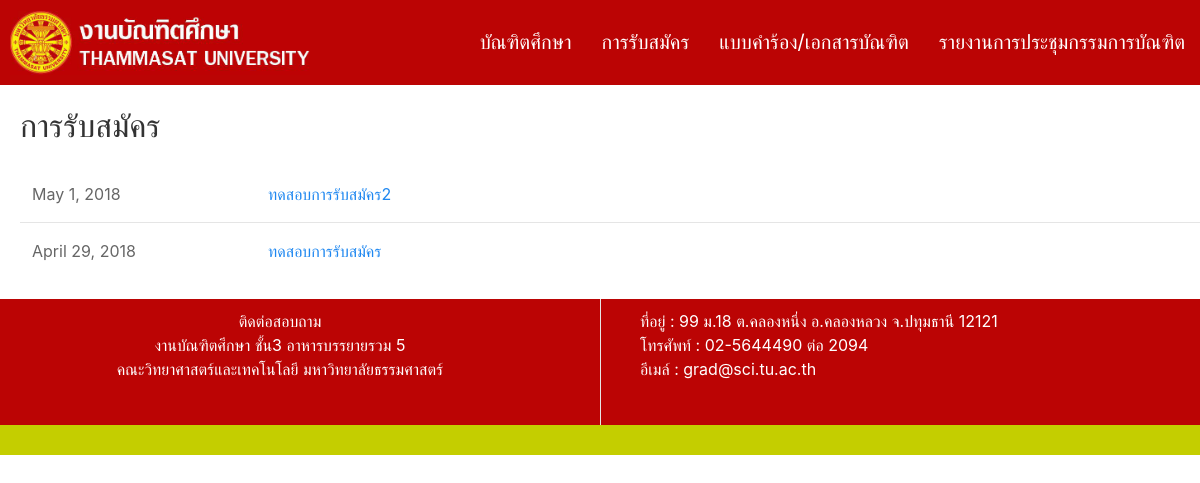
Page /register/ on the earlier database version.
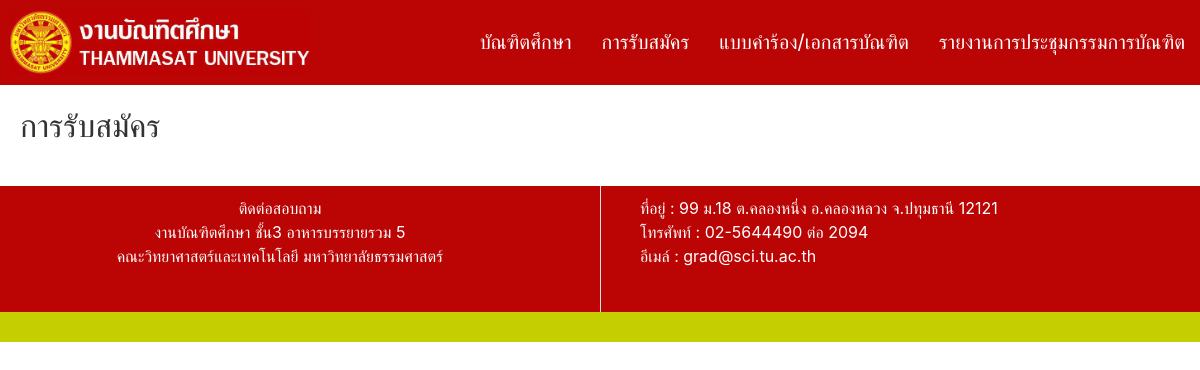
Same page on the later database version.
### register/models.py (models this page shows)
class reg(models.Model):
    title = models.CharField(max_length=500)
    date=models.DateField()
    content = models.TextField(max_length=5000)
    file = models.FileField(blank=True)

### register/views.py (the view)
def index(request):
    all_reg = reg.objects.all().order_by('-date')
    return render(request, 'register/register.html',{'all_reg':all_reg})

### register/templates/register/register.html (shortened to what this page needs)
<!DOCTYPE html>
<html>
<head>
    {% load staticfiles %}
    <link rel="stylesheet" type="text/css" href="{% static 'home/uikit.min.css' %}" />
    <link rel="stylesheet" type="text/css" href="{% static 'home/hamburger.css' %}" />
</head>
<body>
  <div class="uk-position-relative">
      <nav class="uk-navbar-container" uk-navbar="mode: click" style="background-color:#bb0404">
          <div class="uk-navbar-left">
              <a href="/home/">
                  <img src="{% static 'home/pictures/b.png' %}" style="width:300px; margin: 10px;" />
              </a>
          </div>
          <div class="uk-navbar-right">
              <ul class="uk-navbar-nav">
                  <li>
                      <a href="#">บัณฑิตศึกษา</a>
                  </li>
                  <li>
                      <a href="/register/">การรับสมัคร</a>
                  </li>
                  <li>
                      <a href="/documents/">แบบคำร้อง/เอกสารบัณฑิต</a>
                  </li>
                  <li>
                      <a href="/meeting/">รายงานการประชุมกรรมการบัณฑิต</a>
                  </li>
              </ul>
          </div>
      </nav>
  </div>
    <div style="margin-left:20px; margin-top:20px;">
        <h2>
            <span class=".uk-text-lead">การรับสมัคร
            </span>
        </h2>
        <table class="uk-table uk-table-divider uk-table-hover">
            <tbody>
                {% for reg in all_reg %}
                  <tr>
                      <td style="width:20%">{{ reg.date }}</td>
                      <td>
                          <a class=".uk-text-lead" href="/register/{{ reg.id }}/">{{ reg.title }}</a>
                      </td>
                  </tr>
                {% endfor %}
            </tbody>
        </table>
    </div>
    <div class="uk-grid-divider uk-child-width-expand@s" uk-grid style="background-color:#bb0404;color:white;margin-top:20px;">
        <div style="text-align:center;margin-top:10px; margin-bottom:10px;">
          <span class=".uk-text-lead">ติดต่อสอบถาม</span><br>
          งานบัณฑิตศึกษา ชั้น3 อาหารบรรยายรวม 5
          <br> คณะวิทยาศาสตร์และเทคโนโลยี มหาวิทยาลัยธรรมศาสตร์
          <br>
        </div>
        <div style="text-align:left;">
          <p style="margin-top:10px;">
             ที่อยู่ : 99 ม.18 ต.คลองหนึ่ง อ.คลองหลวง จ.ปทุมธานี 12121
            <br>
             โทรศัพท์ : 02-5644490 ต่อ 2094
            <br>
             อีเมล์ : grad@sci.tu.ac.th
          </p>
          <br>
        </div>
    </div>
    <div style="background-color:#c4ce00;color:white;height:30px;">
    </div>
</body>
</html>

Differences in the rows shown:
removed reg: date "May 1, 2018", title "ทดสอบการรับสมัคร2"
removed reg: date "April 29, 2018", title "ทดสอบการรับสมัคร"
